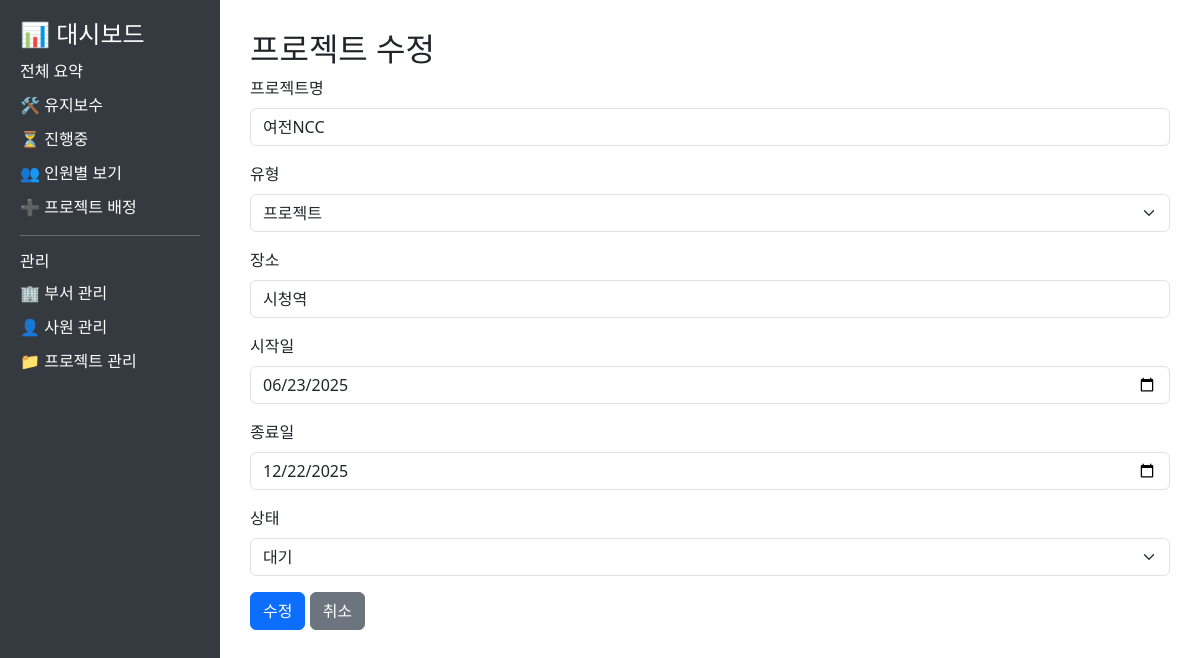
The app's page /projects/5/edit, older data.
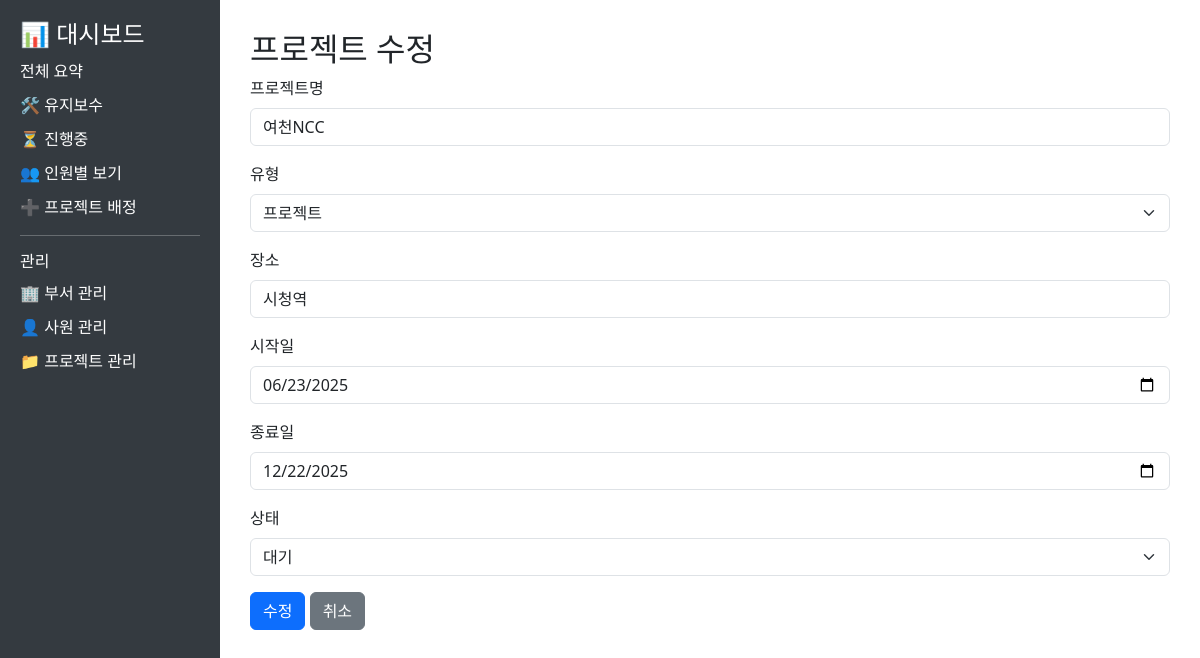
The same page, newer data.
### tables this page shows
CREATE TABLE projects (
        project_id INTEGER PRIMARY KEY AUTOINCREMENT,
        name TEXT NOT NULL,
        type_id INTEGER,
        location TEXT,
        start_date TEXT,
        end_date TEXT,
        status TEXT DEFAULT '대기',
        FOREIGN KEY (type_id) REFERENCES project_type(type_id)
    );

### dashboard/app.py (the view)
@app.route("/projects/<int:project_id>/edit", methods=["GET", "POST"])
def edit_project(project_id):
    conn = get_connection()
    if conn is None:
        flash("데이터베이스 연결에 실패했습니다.", "danger")
        return redirect(url_for("project_page"))
    try:
        if request.method == "POST":
            name = request.form.get("name", "").strip()
            type_name = request.form.get("type", "").strip()
            location = request.form.get("location", "").strip()
            start_date = request.form.get("start_date")
            end_date = request.form.get("end_date")
            status = request.form.get("status", "").strip()
            if not name:
                flash("프로젝트명은 필수 입력 항목입니다.", "danger")
                return render_template("project_edit.html",
                                     project={"project_id": project_id, "name": name, "type": type_name, "location": location, "start_date": start_date, "end_date": end_date, "status": status})
            if not type_name:
                flash("프로젝트 유형은 필수 선택 항목입니다.", "danger")
                return render_template("project_edit.html",
                                     project={"project_id": project_id, "name": name, "type": type_name, "location": location, "start_date": start_date, "end_date": end_date, "status": status})
            if not location:
                flash("장소는 필수 입력 항목입니다.", "danger")
                return render_template("project_edit.html",
                                     project={"project_id": project_id, "name": name, "type": type_name, "location": location, "start_date": start_date, "end_date": end_date, "status": status})
            if not start_date or not end_date:
                flash("시작일과 종료일은 필수 입력 항목입니다.", "danger")
                return render_template("project_edit.html",
                                     project={"project_id": project_id, "name": name, "type": type_name, "location": location, "start_date": start_date, "end_date": end_date, "status": status})
            try:
                start_dt = datetime.strptime(start_date, '%Y-%m-%d')
                end_dt = datetime.strptime(end_date, '%Y-%m-%d')
                if start_dt >= end_dt:
                    flash("종료일은 시작일보다 늦어야 합니다.", "danger")
                    return render_template("project_edit.html",
                                         project={"project_id": project_id, "name": name, "type": type_name, "location": location, "start_date": start_date, "end_date": end_date, "status": status})
            except ValueError:
                flash("올바른 날짜 형식을 입력해주세요.", "danger")
                return render_template("project_edit.html",
                                     project={"project_id": project_id, "name": name, "type": type_name, "location": location, "start_date": start_date, "end_date": end_date, "status": status})
            cur = conn.cursor()
            cur.execute("SELECT type_id FROM project_type WHERE type_name = ?", (type_name,))
            type_result = cur.fetchone()
            if type_result is None:
                flash("유효하지 않은 프로젝트 유형입니다.", "danger")
                return render_template("project_edit.html",
                                     project={"project_id": project_id, "name": name, "type": type_name, "location": location, "start_date": start_date, "end_date": end_date, "status": status})
            type_id = type_result[0]
            cur.execute("UPDATE projects SET name = ?, type_id = ?, location = ?, start_date = ?, end_date = ?, status = ? WHERE project_id = ?",
                       (name, type_id, location, start_date, end_date, status, project_id))
            conn.commit()
            flash(f"프로젝트 '{name}' 수정 성공", "success")
            return redirect(url_for("project_page"))
        else:
            cur = conn.cursor()
            cur.execute("""
                SELECT p.project_id, p.name, pt.type_name as type, p.location, p.start_date, p.end_date, p.status
                FROM projects p
                LEFT JOIN project_type pt ON p.type_id = pt.type_id
                WHERE p.project_id = ?
            """, (project_id,))
            project = cur.fetchone()
            if project is None:
                flash("프로젝트를 찾을 수 없습니다.", "danger")
                return redirect(url_for("project_page"))
            return render_template("project_edit.html", project=dict(project))
    except Exception as e:
        flash(f"프로젝트 수정 중 오류가 발생했습니다: {str(e)}", "danger")
        return redirect(url_for("project_page"))
    finally:
        conn.close()

### dashboard/app.py (called while the page is built)
def get_connection():
    try:
        current_dir = os.path.dirname(__file__)
        parent_dir = os.path.dirname(current_dir)
        db_path = os.path.join(parent_dir, "db", "dashboard.db")
        print(f"데이터베이스 경로: {db_path}")  # 디버깅용
        conn = sqlite3.connect(db_path)
        conn.row_factory = sqlite3.Row
        return conn
    except sqlite3.Error as e:
        print(f"데이터베이스 연결 오류: {e}")
        return None

### dashboard/templates/project_edit.html (shortened to what this page needs)
<!DOCTYPE html>
<html>
<head>
    <link rel="stylesheet" href="https://cdn.jsdelivr.net/npm/bootstrap@5.3.0/dist/css/bootstrap.min.css">
</head>
<body>
    <div class="sidebar">
        <h4>📊 대시보드</h4>
        <a href="/">전체 요약</a>
        <a href="/maintenance">🛠 유지보수</a>
        <a href="/ongoing">⏳ 진행중</a>
        <a href="/assignment">👥 인원별 보기</a>
        <a href="/assignment/add">➕ 프로젝트 배정</a>
        <hr>
        <h6>관리</h6>
        <a href="/departments">🏢 부서 관리</a>
        <a href="/employees">👤 사원 관리</a>
        <a href="/projects">📁 프로젝트 관리</a>
    </div>
    <div class="content">
        <h2>프로젝트 수정</h2>
        <form method="POST">
            <div class="mb-3">
                <label for="name" class="form-label">프로젝트명</label>
                <input type="text" class="form-control" id="name" name="name" value="{{ project.name }}" required>
            </div>
            <div class="mb-3">
                <label for="type" class="form-label">유형</label>
                <select class="form-select" id="type" name="type" required>
                    <option value="프로젝트" {% if project.type=="프로젝트" %}selected{% endif %}>프로젝트</option>
                </select>
            </div>
            <div class="mb-3">
                <label for="location" class="form-label">장소</label>
                <input type="text" class="form-control" id="location" name="location" value="{{ project.location }}"
                    placeholder="예: 서울, 부산, 대구 등">
            </div>
            <div class="mb-3">
                <label for="start_date" class="form-label">시작일</label>
                <input type="date" class="form-control" id="start_date" name="start_date"
                    value="{{ project.start_date }}" required>
            </div>
            <div class="mb-3">
                <label for="end_date" class="form-label">종료일</label>
                <input type="date" class="form-control" id="end_date" name="end_date" value="{{ project.end_date }}"
                    required>
            </div>
            <div class="mb-3">
                <label for="status" class="form-label">상태</label>
                <select class="form-select" id="status" name="status" required>
                    <option value="대기" {% if project.status=="대기" %}selected{% endif %}>대기</option>
                </select>
            </div>
            <button type="submit" class="btn btn-primary">수정</button>
            <a href="{{ url_for('project_page') }}" class="btn btn-secondary">취소</a>
        </form>
    </div>
</body>
</html>

Row changes from the older to the newer data that the page shows:
changed projects "시청역": name "여전NCC" → "여천NCC"
